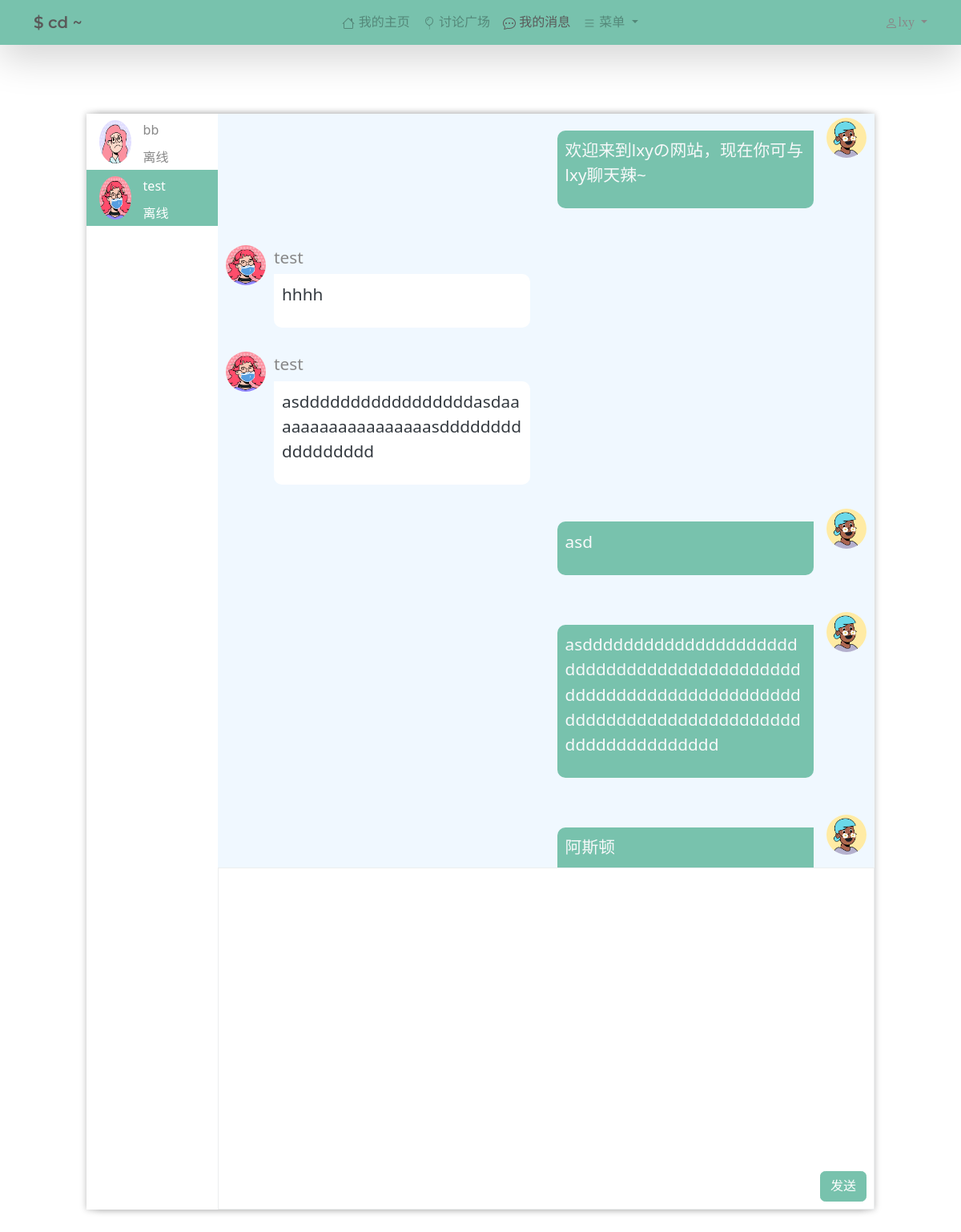
Page /chat/test (signed in) on the committed database.
### web/models.py (models this page shows)
class User(AbstractUser):
    username = models.CharField(max_length=100, null=True, unique=True)
    bio = models.TextField(null=True, default="这个人很懒~ 什么也没留下")
    avator = models.CharField(max_length=1000,null=True, default="https://img1.imgtp.com/2023/05/07/8NKt5JEn.png")
    email = models.EmailField(unique=True ,null =True)
    USERNAME_FIELD='username'
    REQUIRED_FIELDS = []

class Message(models.Model):
    message = models.TextField(max_length=500, blank=True)
    time = models.DateTimeField(default = datetime.datetime.now)
    sender = models.ForeignKey("User", on_delete=models.CASCADE, related_name='sender')
    receiver = models.ForeignKey("User", on_delete=models.CASCADE, related_name='receiver')

### web/views.py (the view)
# urls.py: path("chat", views.message, name='message'),
@login_required(login_url='login')
def chat(request, username) :
    opponent = User.objects.get(username=username)
    me = request.user
    messages = Message.objects.filter(
            (Q(sender=opponent, receiver=me) | Q(sender=me, receiver=opponent))
    ).order_by('-time')[:15]
    users = getUsers(me.username, opponent)
    messages = list(messages)
    messages.reverse()
    context = {'isactive':'message','users': users, 'infos':messages, 'opponent':opponent}
    return render(request, 'web/message.html', context)

### web/views.py (called while the page is built)
def getUsers(username, opponent):
    me = User.objects.get(username=username)
    messages = Message.objects.filter(
        Q(sender=me) | Q(receiver=me)
    )
    users = set()
    if opponent != None:
        users.add(opponent)
    for message in messages:
        if message.sender == me:
            users.add(message.receiver)
        else:
            users.add(message.sender)
    return users

### web/templates/web/message.html (shortened to what this page needs)
{% extends 'main.html' %}
{% load static %}
{% block content %}
<div class="chat-container">
    <div class="chat-box row">
        <div class="col-2" style="padding: 0; background-color: #FFFFFF;">
            <div class="list-group">
                <div style="overflow-y:auto; overflow-x:auto; height:80vh;">
                    {% for user in users %}
                        <div class="friend-item">
                            <a href="{% url 'chat' user.username %}"
                            class="list-group-item list-group-item-action
                                {% if opponent == user %} active {% endif %}
                            ">
                                <img alt="头像" src="{% static user.avator %}" />
                                <div class="friend-info">
                                    <div class="friend-info-username"><span>{{user.username}}</span></div>
                                    <div class="friend-info-message">
                                        {% if user.is_active == True %}
                                            <span>在线</span>
                                        {% else %}
                                            <span>离线</span>
                                        {% endif %}
                                    </div>
                                </div>
                            </a>
                        </div>
                    {% endfor %}
                </div>
            </div>
        </div>
        <div class="col-10" style="padding: 0;">
            <div class="info-box">
                {% if infos == 'inmessage' %}
                <div class="no-chat-box">
                    <span>您未选中或发起聊天</span>
                </div>
                {% else %}
                    <div id="info-box-content" >
                        {% for info in infos %}
                            {% if info.sender.username == user.username %}
                                <div class="info-item-right clearfix">
                                    <img  alt="头像" src="{% static info.sender.avator %}" />
                                    <div class="info-item-content-right">
                                        <div class="right-content-block">
                                            <p class="text-start">{{info.message}}</p>
                                        </div>
                                    </div>
                                </div>
                            {% else %}
                                <div class="info-item-left clearfix">
                                    <img alt="头像" src="{% static info.sender.avator %}" />
                                    <div class="info-item-content-left">
                                        <p class="info-item-username">{{info.sender.username}}</p>
                                        <div class="left-content-block">
                                            <p class="text-start">{{info.message}}</p>
                                        </div>
                                    </div>
                                </div>
                            {% endif %}
                        {% endfor %}
                    </div>
                    <div class="input-box position-relative">
                        <textarea id='message-content' class="input-box-content form-control"></textarea>
                        <button type="button" onclick="send_message()" class="position-absolute bottom-0 end-0 btn btn-primary">发送</button>
                    </div>
                {% endif %}
            </div>
        </div>
        </div>
    </div>
</div>
{% endblock %}

### templates/navbar.html (shortened to what this page needs)
<nav class="navbar shadow-lg navbar-expand-lg bg-primary" data-bs-theme="light">
    <div class="container">
      <a class="navbar-brand" style="font-weight: 600;" href="{% url 'index' %}">$ cd ~</a>
      <div class="collapse navbar-collapse justify-content-end" id="navbarTogglerDemo01">
        <ul class="navbar-nav navbar-right">
          <li class="nav-item">
            <a class="nav-link {% if isactive == 'index' %} active {% endif %}" href="{% url 'index' %}"> 我的主页</a>
          </li>
          <li class="nav-item">
            <a class="nav-link {% if isactive == 'topics' %} active {% endif %}"  href="{% url 'topics' %}"> 讨论广场</a>
          </li>
          <li class="nav-item">
            <a class="nav-link {% if isactive == 'message' %} active {% endif %}"  href="{% url 'message' %}">
              我的消息</a>
          </li>
          <li class="nav-item dropdown ">
            <a class="nav-link dropdown-toggle" href="#" role="button" data-bs-toggle="dropdown" aria-expanded="false">
              菜单
            </a>
          </li>
        </ul>
      </div>
      {% if request.user.is_authenticated %}
      <div class="collapse navbar-collapse justify-content-end" data-bs-theme="light" id="navbarTogglerDemo01">
        <div class="nav-item dropdown">
          <a class="nav-link dropdown-toggle" href="#" role="button" data-bs-toggle="dropdown" aria-expanded="false" style="font-family: 'Lucida Sans';">
            {{ request.user.username }}
          </a>
        </div>
      </div>
      {% endif %}
    </div>
  </nav>

### static/css/main.css (style rules this page uses)
p { font-size: 1.3em; }
.btn { width: auto; margin-left: 1.2rem; margin-right: 1.2rem; }
#info-box-content { overflow: hidden auto; height: 55vh; }
.chat-container { height: 80vh; width: 80%; margin: 5vh auto 0; box-shadow: 0 0 .5em #bababa; }
.right-content-block { margin: 1em; padding: 0.6em; font-size: 1rem; word-wrap:break-word; width: 20rem; color: var(--bs-light); background-color:var(--bs-primary); border-radius: 10px; border-top-right-radius: 0px; }
.left-content-block { padding: 10px; margin-left: 10px; margin-top: 5px; color: var(--bs-dark); width: 20rem; word-wrap:break-word; font-size: 1rem; background-color:var(--bs-white); border-radius: 10px; border-top-left-radius: 0px; }
.info-item-left>img { flex-shrink: 0; border-radius: 50%; width: 50px; height: 50px; }
.info-item-right>img { flex-shrink: 0; border-radius: 50%; width: 50px; height: 50px; }
.info-item-username { margin: 0; margin-left: 10px; margin-right: 5px; }
.input-box-content { resize: none; height: 25vh; }
.position-absolute { margin-bottom: 10px; margin-right: 10px; }
.info-item-left { display: flex; text-align: left; width: 100%; margin-bottom: 30px; margin-left: 10px; margin-top: 5px; }
.info-item-right { display: flex; flex-direction: row-reverse; text-align: right; margin-bottom: 30px; margin-right: 10px; margin-top: 5px; }
.list-group-item { display: flex; border: 0; height: 70px; }
.friend-item img { width: 30%; border-radius: 50%; }
.friend-info-message { margin-top: 10px; }
.friend-info { margin-left: 15px; }
.input-box { background-color:azure; height: 25vh; }
.input-box > textarea { border-radius: 0; }
.chat-box { background-color: aliceblue; box-shadow: 0 0 .5em #bababa; height: 80vh; }

### templates/main.html (style rules this page uses)
div { clear: both; }

### rows in the picture
User: user.username "lxy"
User: avator (picture), username "bb", is_active "离线"
User: avator (picture), username "test", is_active "离线"
Message: sender.avator (picture), message "欢迎来到lxyの网站，现在你可与lxy聊天辣~"
Message: sender.avator (picture), sender.username "test", message "hhhh"
Message: sender.avator (picture), sender.username "test", message "asdddddddddddddddddasdaaaaaaaaaaaaaaaaaasddddddddddddddddd"
Message: sender.avator (picture), message "asd"
Message: sender.avator (picture), message "asddddddddddddddddddddddddddddddddddddddddddddddddddddddddddddddddddddddddddddddddddddddddddddddddddddddddd"
Message: sender.avator (picture), message "阿斯顿"
